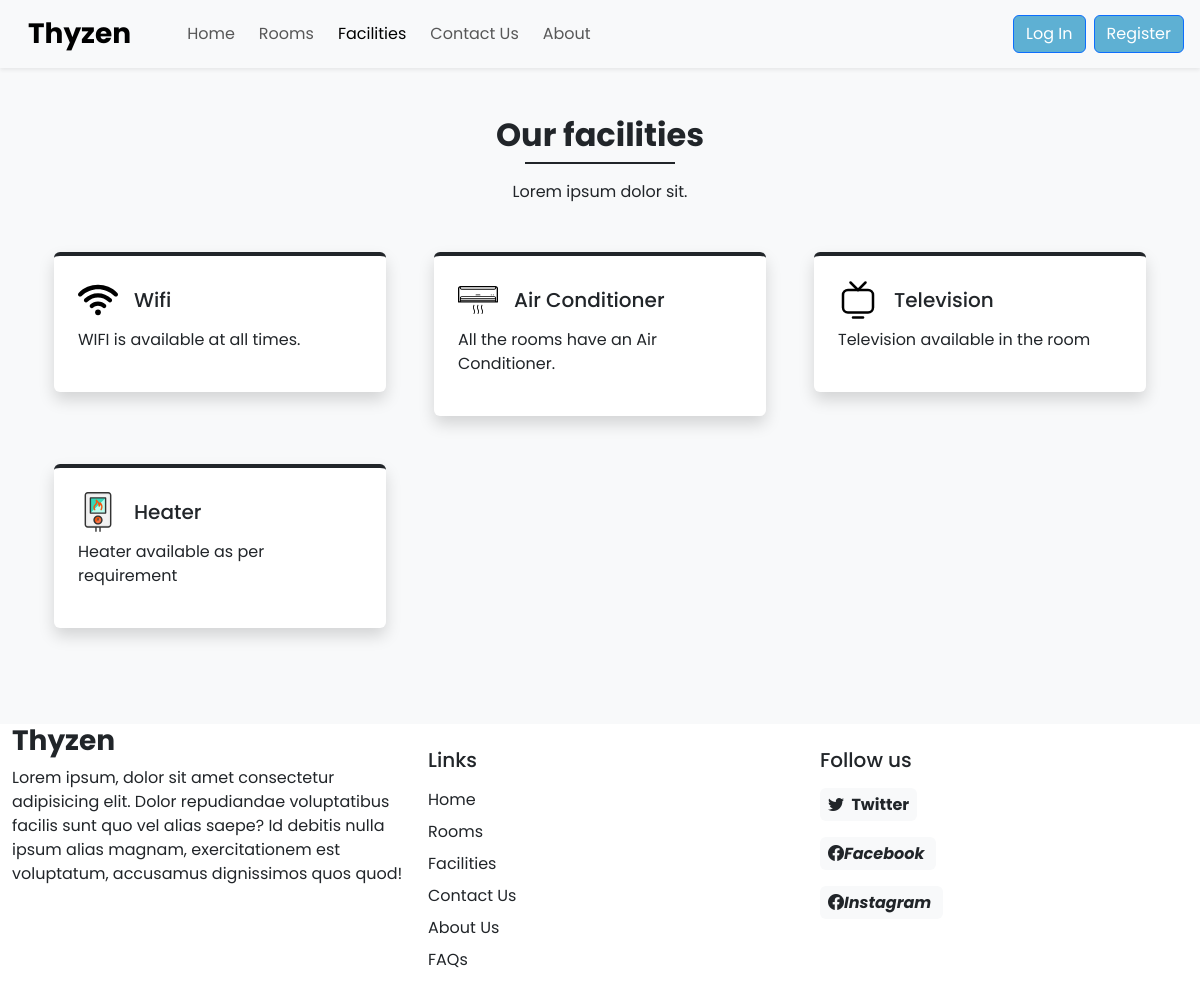
Screenshot of /facilities.php with the database file from the repository.
### tables this page shows
CREATE TABLE `facilities` (
  `id` int NOT NULL,
  `icon` varchar(100) NOT NULL,
  `name` varchar(50) NOT NULL,
  `description` varchar(100) NOT NULL
);

### admin/inc/db_config.php (called while the page is built, shortened)
<?php
    function selectAll($table)
    {
        $con = $GLOBALS['con'];
        $res = mysqli_query($con, "SELECT * FROM $table");
        return $res;
    }
?>

### facilities.php (the view, shortened to what this page needs)
<!DOCTYPE html>
<html lang="en">
<head>
    <?php require('inc/links.php');
    ?>
    <?php require('inc/header.php'); ?>
</head>
<body class="bg-light">
    <div class="my-5 px-4">
        <h2 class="fw-bold h-font text-center">Our facilities</h2>
        <div class="h-line bg-dark"></div>
        <p class="text-center mt-3">Lorem ipsum dolor sit.</p>
    </div>
    <div class="container">
        <div class="row">
            <?php
                $res = selectAll('facilities');
                $path = FACILITIES_IMG_PATH;
                while($row = mysqli_fetch_assoc($res)){
                    echo<<<data
                    <div class="col-lg-4 col-md-6 mb-5 px-4">
                        <div class="bg-white rounded shadow p-4 border-top border-4 border-dark pop">
                            <div class="d-flex align-items-center mb-2">
                                <img src="$path$row[icon]" width="40px">
                                <h5 class="m-0 ms-3">$row[name]</h5>
                            </div>
                            <p>$row[description]</p>
                        </div>
                    </div>
                    data;
                }
            ?>
        </div>
    </div>
    <?php require('inc/footer.php'); ?>
</body>
</html>

### css/common1.css (style rules this page uses)
* { font-family: 'Poppins', sans-serif; }
.h-line { width: 150px; margin: 0 auto; height: 1.7px; }

### facilities.php (style rules this page uses)
body { overflow-x: hidden; }

### rows the page displays
facilities: icon (picture), name "Wifi", description "WIFI is available at all times."
facilities: icon (picture), name "Air Conditioner", description "All the rooms have an Air Conditioner."
facilities: icon (picture), name "Television", description "Television available in the room"
facilities: icon (picture), name "Heater", description "Heater available as per requirement"
